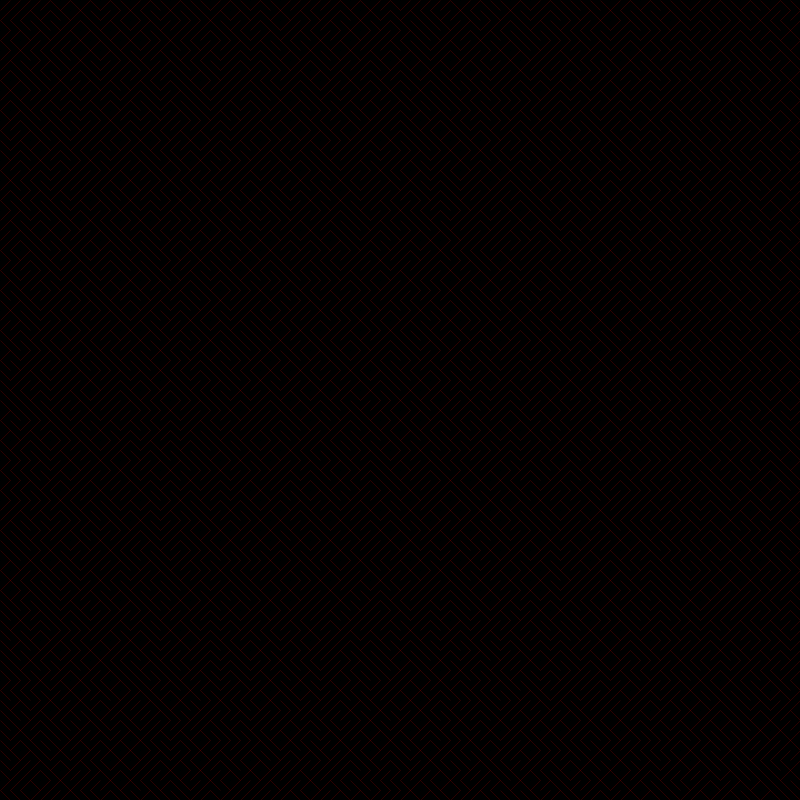
Frame 1 (no input)
Frame 60 (the mouse pressed at the canvas centre just before this capture): identical to frame 1, image omitted
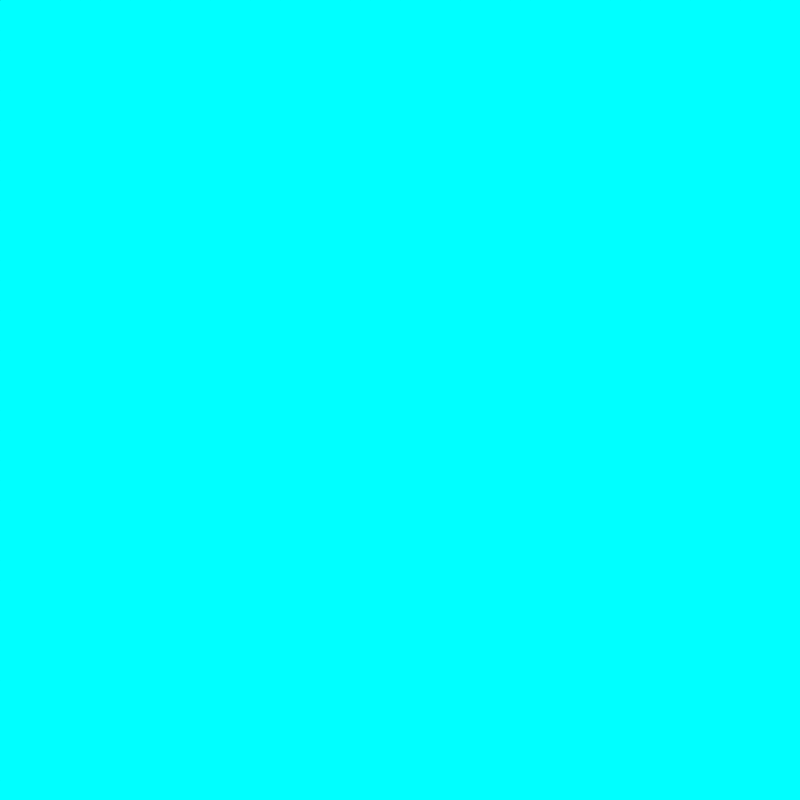
Frame 120 (the mouse held since frame 60 and released just before this capture)

The Processing sketch that drew these frames (run headless with seeded random() and noise(); from frame 60 on, the mouse is pressed at the canvas centre):

// Processing sketch: labirynthe
// ── labirynthe.pde
int delta= 10;

void setup() {
  size(800, 800);
  colorMode(HSB, 100);
}

void draw() {
    strokeWeight(12.0);
  background(0);

  randomSeed(3);
  strokeWeight(map(mouseX, 0, width, 0, 30));
  stroke(map(mouseY, 0, width, 0, 100), 100, 100);
  for (int x=0; x<width; x+=delta) {
    for (int y=0; y<height; y+=delta) {
      int up= int (random(0, 2));
      println(up);
      switch(up) {
        case(0):
        line(x, y, x+delta, y+delta);
        break;

        case(1):
        line(x, y+delta, x+delta, y);
        break;
      }
    }
  }
}

void keyPressed(){
  switch(key){
  case ('1'):
  
strokeCap(ROUND);
break;

  case('2'):
strokeCap(SQUARE);
break;
case('3'):
strokeCap(PROJECT);
break;}
}
